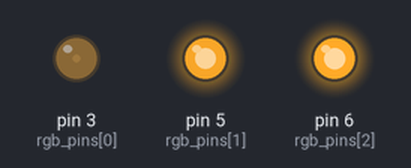
The sketch below on a simulated Arduino Uno, built with avr-gcc and run on an emulated ATmega328P. Shown: output pins drawn as LEDs (lit = HIGH).

Above: at 0.15 s.
At 4.96 s:
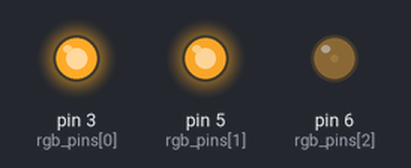
At 9.71 s:
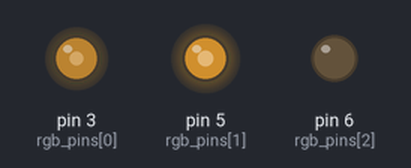
At 17.48 s:
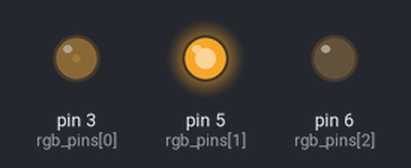
At 24.39 s:
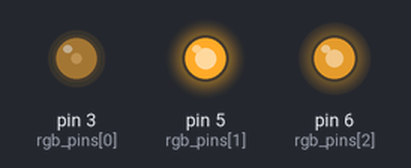
At 33.7 s:
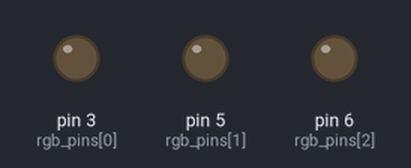
Timing chart, 0 to 40.0 s (numbered marks = the images above):
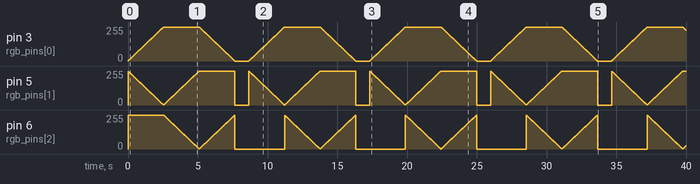

The sketch:

My_RGB_LED.ino
```cpp
#define delayTime 10
int rgb_pins [3] = {3, 5, 6}; // RED at 3, GREEN at 5, BLUE at 6
int rgb_values [3] = {0, 0, 0};

void setup() {
  for (int i = 0; i < 3; i++) {
    pinMode(rgb_pins[i], OUTPUT);
    digitalWrite(rgb_pins[i], HIGH);
  }
}

void loop() {
  run(0); // running RED
  run(1); // running GREEN
  run(2); // running BLUE

  off_led();
  delay(1000);
}

void run(int index) {
  // init value
  memset(rgb_values, 0, sizeof(rgb_values));
  rgb_values[index] = 255;

  analogWrite(rgb_pins[index], 0);

  // running index color
  int next_index = (index == 2) ? 0 : index + 1;
  for (int i = 0; i < 255; i += 1) {
    rgb_values[index] -= 1;
    rgb_values[next_index] += 1;
    analogWrite(rgb_pins[index], 255 - rgb_values[index]);
    analogWrite(rgb_pins[next_index], 255 - rgb_values[next_index]);
    delay(delayTime);
  }
}

void off_led() {
  analogWrite(rgb_pins[0], 0);
  analogWrite(rgb_pins[1], 0);
  analogWrite(rgb_pins[2], 0);
}
```
